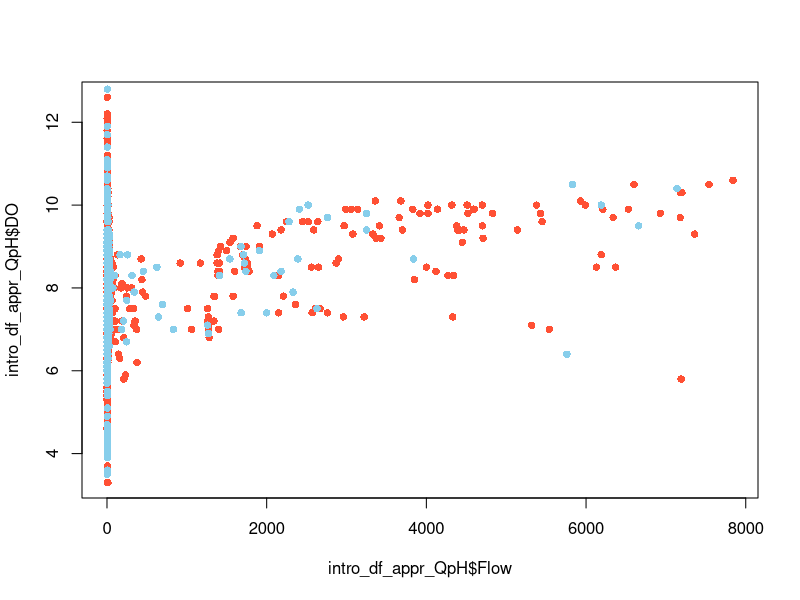
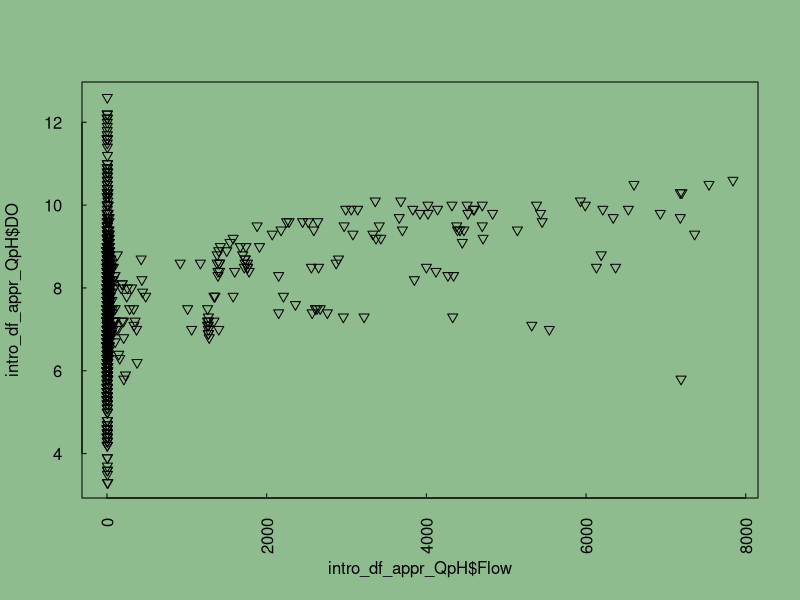
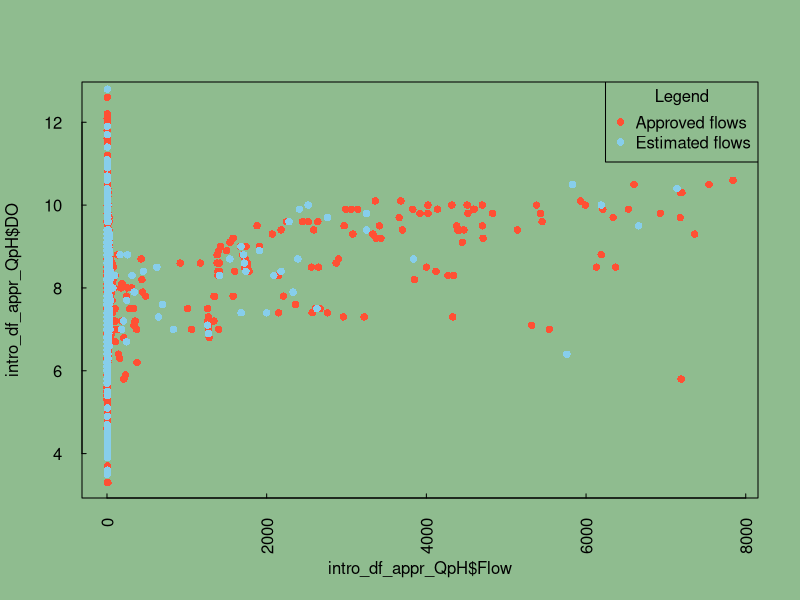
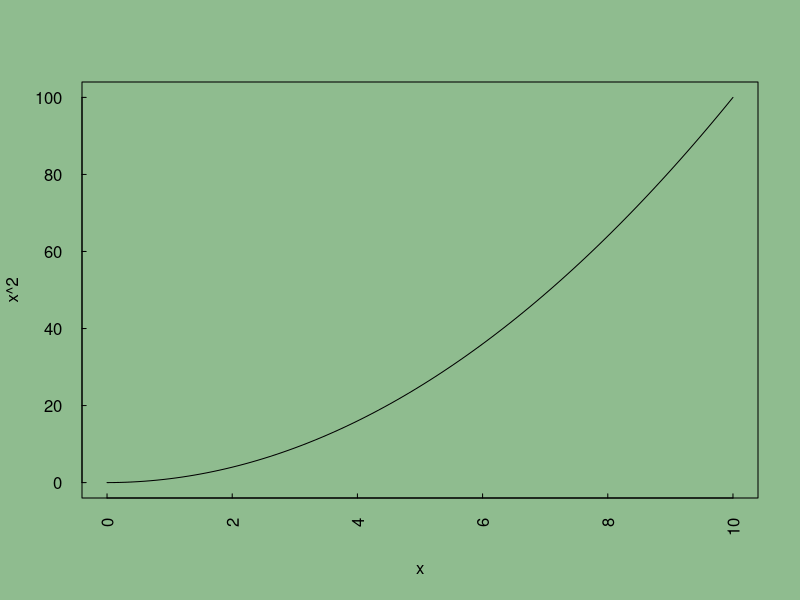
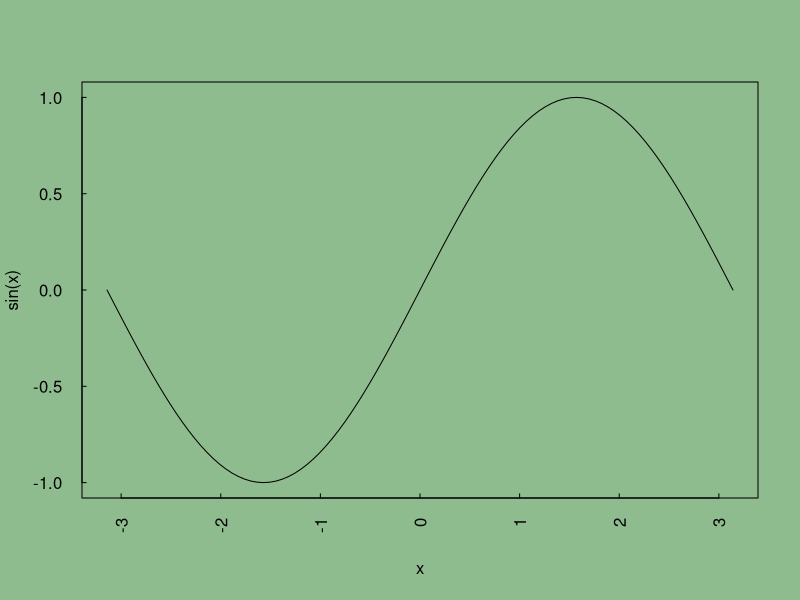
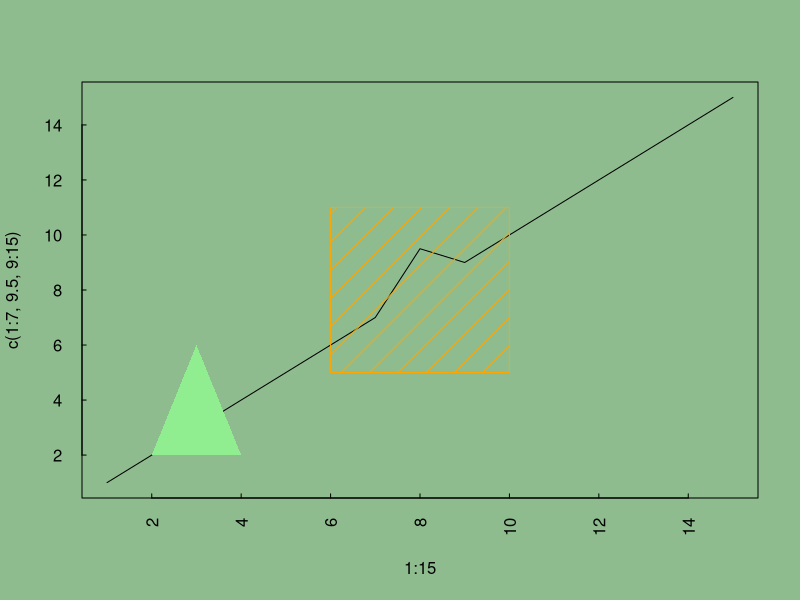
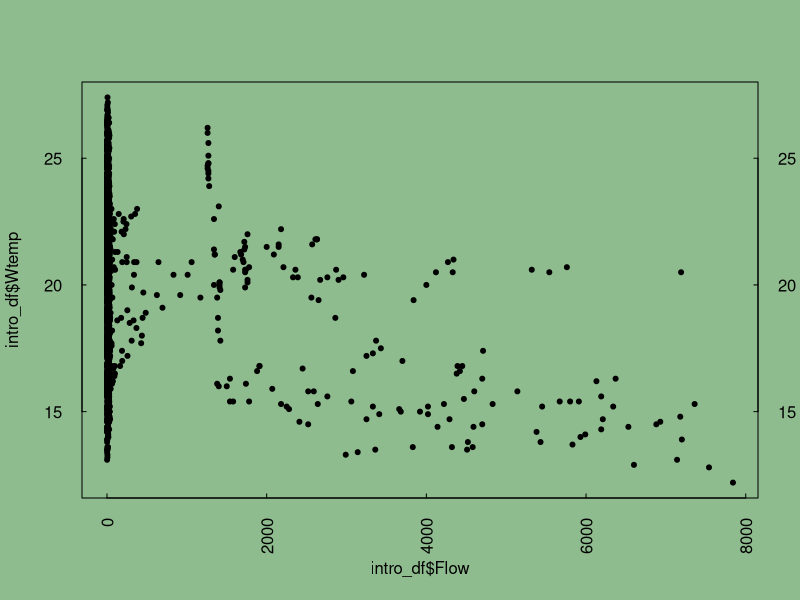
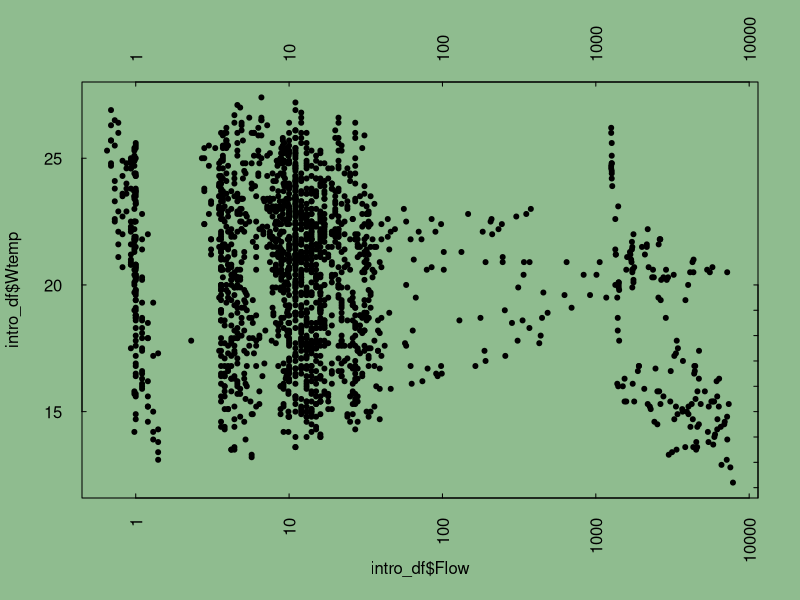

Recreate these plots in R, in order.
## ---- chunk 1
library(knitr)

knit_hooks$set(plot=function(x, options) {
  sprintf("<img src='../%s%s-%d.%s'/ title='%s'/>", 
          options$fig.path, options$label, options$fig.cur, options$fig.ext, options$fig.cap)

})

opts_chunk$set(
  echo=TRUE,
  fig.path="static/Visualize/",
  fig.width = 6,
  fig.height = 6,
  fig.cap = "TODO"
)
## ---- chunk 2
intro_df <- read.csv("data/course_NWISdata_cleaned.csv", stringsAsFactors = FALSE, 
                     colClasses = c("character", rep(NA, 7)))
## ---- chunk 3
#Create two data frames using dplyr (estimated approved & approved flows)
library(dplyr)
intro_df_est <- filter(intro_df, Flow_cd == "A e")
intro_df_est_QpH <- select(intro_df_est, Flow, DO)
intro_df_appr <-filter(intro_df, Flow_cd == "A") 
intro_df_appr_QpH <- select(intro_df_appr, Flow, DO)

#Now, plot estimated and erroneous points in different colors
plot(intro_df_appr_QpH$Flow, intro_df_appr_QpH$DO, pch=16, col='#FF5034')
points(intro_df_est_QpH$Flow, intro_df_est_QpH$DO, pch=16, col='skyblue')
## ---- chunk 4
#save par arguments before changing them
default_par <- par()

#change par
par(las=2, tck=0.01, bg="darkseagreen")
plot(intro_df_appr_QpH$Flow, intro_df_appr_QpH$DO, pch=6)
## ---- chunk 5
#use the same plot and add a legend to illustrate color and point type
plot(intro_df_appr_QpH$Flow, intro_df_appr_QpH$DO, pch=16, col='#FF5034')
points(intro_df_est_QpH$Flow, intro_df_est_QpH$DO, pch=16, col='skyblue')

#add a legend
legend(x="topright", legend=c("Approved flows", "Estimated flows"),
       pch=16, col=c('#FF5034', 'skyblue'), title="Legend")
## ---- chunk 6
#plot formulas using curve()
curve(x^2, from=0, to=10)
curve(sin(x), from=-pi, to=pi)

#plot rectangles or polygons
plot(1:15, c(1:7, 9.5, 9:15), type='l')
rect(xleft=6, xright=10, ybottom=5, ytop=11, density=5, col="orange")
polygon(x=c(2,3,4), y=c(2,6,2), col="lightgreen", border=NA)
## ---- chunk 7
plot(intro_df$Flow, intro_df$Wtemp, pch=20)
#add a second y-axis
axis(side=4)

#now log the x axis
plot(intro_df$Flow, intro_df$Wtemp,  pch=20, log='x')
#format the second y-axis to have tick marks at every concentration (not just every 5) & no labels
axis(side=4, at=1:20, labels=FALSE)
#add a second x-axis
axis(side=3) #this axis is also logged
## ---- chunk 8
layout_matrix <- matrix(c(1:4), nrow=2, ncol=2, byrow=TRUE)
layout(layout_matrix)

#four boxplots:
plot1 <- boxplot(intro_df$Flow ~ intro_df$site_no, ylab="Discharge, cfs", main="Discharge")
plot2 <- boxplot(intro_df$Wtemp ~ intro_df$site_no, ylab="Temperature, deg C", main="Water Temp")
plot3 <- boxplot(intro_df$pH ~ intro_df$site_no, ylab="pH", main="pH")
plot4 <- boxplot(intro_df$DO ~ intro_df$site_no, ylab="D.O. Concentration, mg/L", main="Dissolved Oxygen")

dev.off()
